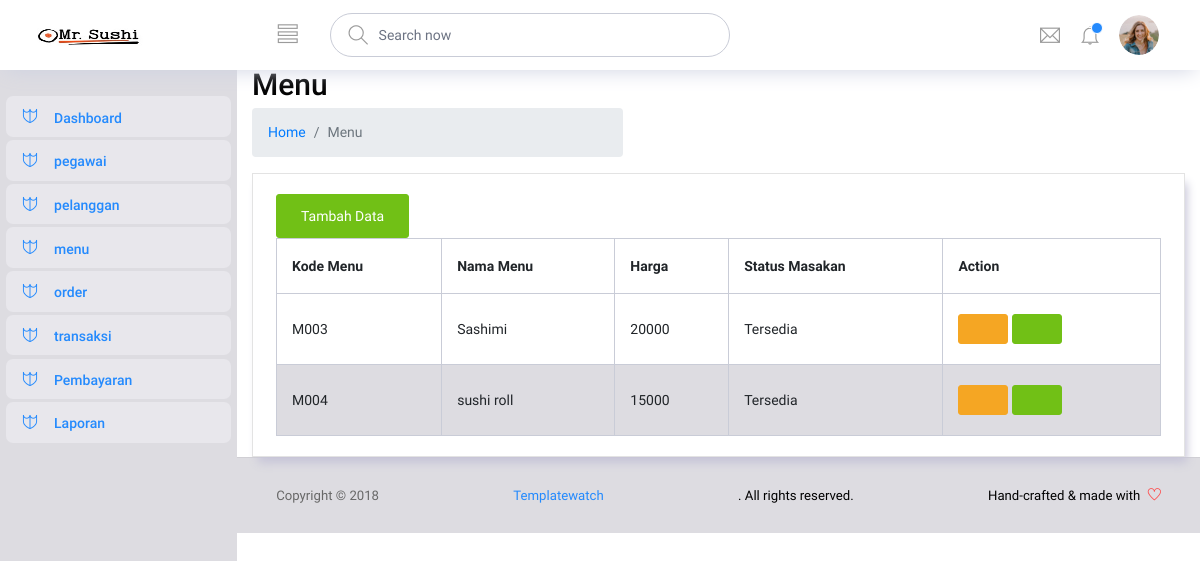
/index.php?p=menu (signed in), run on the app's committed database.
### tables this page shows
CREATE TABLE `masakan` (
  `id_masakan` int(10) NOT NULL,
  `nama_masakan` varchar(50) NOT NULL,
  `harga` int(10) NOT NULL,
  `status_masakan` varchar(50) NOT NULL
);

### view/admin/content/menu.php (the view, shortened to what this page needs)
<div class="page-wrapper">
            <div class="container-fluid">
                <div class="row page-titles">
                    <div class="col-md-5 col-8 align-self-center">
                        <h3 class="text-themecolor m-b-0 m-t-0">Menu</h3>
                        <ol class="breadcrumb">
                            <li class="breadcrumb-item"><a href="javascript:void(0)">Home</a></li>
                            <li class="breadcrumb-item active">Menu</li>
                        </ol>
                    </div>
                </div>
        <div class="row">
            <div class="col-12">
                        <div class="card">
                            <div class="card-body">
                                <div class="form-actions">
                                    <a href="index.php?p=tambahmenu"><button type="submit" class="btn btn-success">Tambah Data</button><a>
                                </div>
                                <div class="table-responsive m-t-40">
                                    <table id="myTable" class="table table-bordered table-striped">
                                        <thead>
                                            <tr>
                                                <th>Kode Menu</th>
                                                <th>Nama Menu</th>
                                                <th>Harga</th>
                                                <th>Status Masakan</th>
                                                <th>Action</th>
                                            </tr>
                                        </thead>
                                        <tbody>
                                            <tr>
                                            <?php
                                            if(isset($_POST['button'])){
                                                $sql=mysql_query("SELECT * FROM masakan");
                                                }else{
                                                    $sql=mysql_query("SELECT * FROM masakan");
                                                }while($data=mysql_fetch_array($sql)){
                                            ?>
                                                <tr>
                                                    <td>M00<?php echo $data['id_masakan']; ?></td>
                                                    <td><?php echo $data['nama_masakan']; ?></td>
                                                    <td><?php echo $data['harga']; ?></td>
                                                    <td><?php echo $data['status_masakan']; ?></td>
                                                    <td><a href="<?php echo"index.php?p=editmasakan&id=$data[id_masakan]"?>"><button type="button" class="btn btn-warning btn-circle"><i class="mdi mdi-pencil"></i> </button></a>
                                                    <a href="<?php echo"function/admin/hapusmasakan.php?id=$data[id_masakan]"?>"><button type="button" class="btn btn-success btn-circle"><i class="mdi mdi-delete"></i> </button></a>
                                                    </td>
                                                </tr>
                                                <?php
                                            }
                                        ?>
                                            </tr>
                                        </tbody>
                                    </table>
                                </div>
                            </div>
                        </div>
                    </div>
                </div>
            </div>
        </div>

### data on the page
masakan: id_masakan "3", nama_masakan "Sashimi", harga "20000", status_masakan "Tersedia"
masakan: id_masakan "4", nama_masakan "sushi roll", harga "15000", status_masakan "Tersedia"
